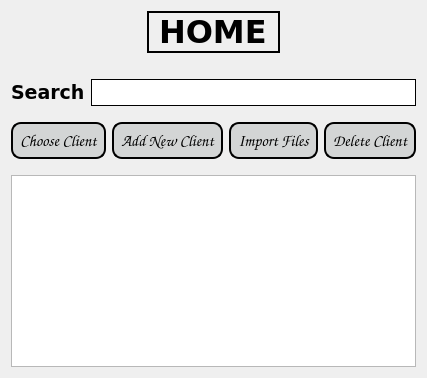
            <widget class="QWidget" name="homePage">
             <property name="font">
              <font>
               <family>Verdana</family>
               <pointsize>18</pointsize>
               <weight>75</weight>
               <bold>true</bold>
              </font>
             </property>
             <layout class="QVBoxLayout" name="verticalLayout_5">
              <item alignment="Qt::AlignHCenter">
               <widget class="QLabel" name="label_4">
                <property name="maximumSize">
                 <size>
                  <width>16777215</width>
                  <height>50</height>
                 </size>
                </property>
                <property name="font">
                 <font>
                  <family>Verdana</family>
                  <pointsize>24</pointsize>
                 </font>
                </property>
                <property name="frameShape">
                 <enum>QFrame::WinPanel</enum>
                </property>
                <property name="text">
                 <string>HOME</string>
                </property>
               </widget>
              </item>
              <item>
               <spacer name="horizontalSpacer_3">
                <property name="orientation">
                 <enum>Qt::Horizontal</enum>
                </property>
                <property name="sizeHint" stdset="0">
                 <size>
                  <width>40</width>
                  <height>20</height>
                 </size>
                </property>
               </spacer>
              </item>
              <item>
               <layout class="QHBoxLayout" name="horizontalLayout_13">
                <item>
                 <widget class="QLabel" name="label_12">
                  <property name="font">
                   <font>
                    <family>Verdana</family>
                    <pointsize>14</pointsize>
                    <weight>75</weight>
                    <bold>true</bold>
                   </font>
                  </property>
                  <property name="text">
                   <string>Search</string>
                  </property>
                 </widget>
                </item>
                <item>
                 <widget class="QLineEdit" name="searchBar">
                  <property name="font">
                   <font>
                    <family>Verdana</family>
                    <pointsize>14</pointsize>
                   </font>
                  </property>
                  <property name="styleSheet">
                   <string notr="true">background-color: rgb(255, 255, 255);
border: 1px solid black;
</string>
                  </property>
                 </widget>
                </item>
               </layout>
              </item>
              <item>
               <spacer name="verticalSpacer_5">
                <property name="orientation">
                 <enum>Qt::Vertical</enum>
                </property>
                <property name="sizeType">
                 <enum>QSizePolicy::Fixed</enum>
                </property>
                <property name="sizeHint" stdset="0">
                 <size>
                  <width>20</width>
                  <height>10</height>
                 </size>
                </property>
               </spacer>
              </item>
              <item>
               <layout class="QHBoxLayout" name="horizontalLayout_14">
                <item>
                 <widget class="QPushButton" name="chooseClientButton">
                  <property name="font">
                   <font>
                    <family>Comic Sans MS</family>
                    <pointsize>-1</pointsize>
                    <weight>75</weight>
                    <italic>false</italic>
                    <bold>true</bold>
                   </font>
                  </property>
                  <property name="styleSheet">
                   <string notr="true">QPushButton{
background-color: rgb(211, 213, 213);
color:black;
border-style:outset;
border-width:2px;
border-radius:10px;
border-color: black;
font:bold 16px;
padding: 6;
}

QPushButton:hover{
background-color: rgb(83, 82, 82);
color: white;
}

QPushButton:pressed{
background-color: white;
}
</string>
                  </property>
                  <property name="text">
                   <string>Choose Client</string>
                  </property>
                 </widget>
                </item>
                <item>
                 <widget class="QPushButton" name="addClientButton">
                  <property name="font">
                   <font>
                    <family>Comic Sans MS</family>
                    <pointsize>-1</pointsize>
                    <weight>75</weight>
                    <italic>false</italic>
                    <bold>true</bold>
                   </font>
                  </property>
                  <property name="styleSheet">
                   <string notr="true">QPushButton{
background-color: rgb(211, 213, 213);
color:black;
border-style:outset;
border-width:2px;
border-radius:10px;
border-color: black;
font:bold 16px;
padding: 6;
}

QPushButton:hover{
background-color: rgb(83, 82, 82);
color: white;
}

QPushButton:pressed{
background-color: white;
}
</string>
                  </property>
                  <property name="text">
                   <string>Add New Client</string>
                  </property>
                 </widget>
                </item>
                <item>
                 <widget class="QPushButton" name="importFilesButton">
                  <property name="font">
                   <font>
                    <family>Comic Sans MS</family>
                    <pointsize>-1</pointsize>
                    <weight>75</weight>
                    <italic>false</italic>
                    <bold>true</bold>
                   </font>
                  </property>
                  <property name="styleSheet">
                   <string notr="true">QPushButton{
background-color: rgb(211, 213, 213);
color:black;
border-style:outset;
border-width:2px;
border-radius:10px;
border-color: black;
font:bold 16px;
padding: 6;
}

QPushButton:hover{
background-color: rgb(83, 82, 82);
color: white;
}

QPushButton:pressed{
background-color: white;
}
</string>
                  </property>
                  <property name="text">
                   <string>Import Files</string>
                  </property>
                 </widget>
                </item>
                <item>
                 <widget class="QPushButton" name="deleteClientButton">
                  <property name="font">
                   <font>
                    <family>Comic Sans MS</family>
                    <pointsize>-1</pointsize>
                    <weight>75</weight>
                    <italic>false</italic>
                    <bold>true</bold>
                   </font>
                  </property>
                  <property name="styleSheet">
                   <string notr="true">QPushButton{
background-color: rgb(211, 213, 213);
color:black;
border-style:outset;
border-width:2px;
border-radius:10px;
border-color: black;
font:bold 16px;
padding: 6;
}

QPushButton:hover{
background-color: rgb(83, 82, 82);
color: white;
}

QPushButton:pressed{
background-color: white;
}
</string>
                  </property>
                  <property name="text">
                   <string>Delete Client</string>
                  </property>
                 </widget>
                </item>
               </layout>
              </item>
              <item>
               <spacer name="verticalSpacer_6">
                <property name="orientation">
                 <enum>Qt::Vertical</enum>
                </property>
                <property name="sizeType">
                 <enum>QSizePolicy::Fixed</enum>
                </property>
                <property name="sizeHint" stdset="0">
                 <size>
                  <width>20</width>
                  <height>10</height>
                 </size>
                </property>
               </spacer>
              </item>
              <item>
               <widget class="QTableView" name="homeTable">
                <property name="font">
                 <font>
                  <family>Verdana</family>
                  <pointsize>12</pointsize>
                 </font>
                </property>
                <property name="styleSheet">
                 <string notr="true"/>
                </property>
                <attribute name="verticalHeaderVisible">
                 <bool>false</bool>
                </attribute>
               </widget>
              </item>
             </layout>
            </widget>
